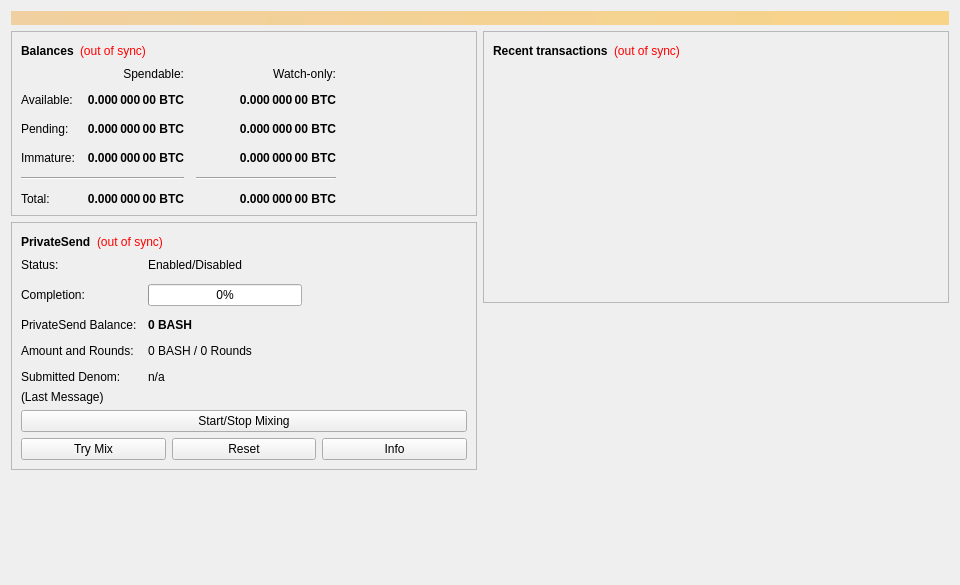
<?xml version="1.0" encoding="UTF-8"?>
<ui version="4.0">
 <class>OverviewPage</class>
 <widget class="QWidget" name="OverviewPage">
  <property name="geometry">
   <rect>
    <x>0</x>
    <y>0</y>
    <width>960</width>
    <height>585</height>
   </rect>
  </property>
  <property name="minimumSize">
   <size>
    <width>960</width>
    <height>0</height>
   </size>
  </property>
  <property name="windowTitle">
   <string>Form</string>
  </property>
  <layout class="QVBoxLayout" name="topLayout">
   <item>
    <widget class="QLabel" name="labelAlerts">
     <property name="visible">
      <bool>false</bool>
     </property>
     <property name="styleSheet">
      <string notr="true">QLabel { background-color: qlineargradient(x1: 0, y1: 0, x2: 1, y2: 0, stop:0 #F0D0A0, stop:1 #F8D488); color:#000000; }</string>
     </property>
     <property name="wordWrap">
      <bool>true</bool>
     </property>
     <property name="margin">
      <number>3</number>
     </property>
     <property name="textInteractionFlags">
      <set>Qt::TextSelectableByMouse</set>
     </property>
    </widget>
   </item>
   <item>
    <layout class="QHBoxLayout" name="horizontalLayout" stretch="1,1">
     <item>
      <layout class="QVBoxLayout" name="verticalLayout_2">
       <item>
        <widget class="QFrame" name="frame">
         <property name="frameShape">
          <enum>QFrame::StyledPanel</enum>
         </property>
         <property name="frameShadow">
          <enum>QFrame::Raised</enum>
         </property>
         <layout class="QVBoxLayout" name="verticalLayout_4">
          <item>
           <layout class="QHBoxLayout" name="horizontalLayout_4">
            <item>
             <widget class="QLabel" name="label_5">
              <property name="font">
               <font>
                <weight>75</weight>
                <bold>true</bold>
               </font>
              </property>
              <property name="text">
               <string>Balances</string>
              </property>
             </widget>
            </item>
            <item>
             <widget class="QLabel" name="labelWalletStatus">
              <property name="toolTip">
               <string>The displayed information may be out of date. Your wallet automatically synchronizes with the Bash network after a connection is established, but this process has not completed yet.</string>
              </property>
              <property name="styleSheet">
               <string notr="true">QLabel { color: red; }</string>
              </property>
              <property name="text">
               <string notr="true">(out of sync)</string>
              </property>
              <property name="alignment">
               <set>Qt::AlignLeading|Qt::AlignLeft|Qt::AlignVCenter</set>
              </property>
             </widget>
            </item>
            <item>
             <spacer name="horizontalSpacer_3">
              <property name="orientation">
               <enum>Qt::Horizontal</enum>
              </property>
              <property name="sizeHint" stdset="0">
               <size>
                <width>40</width>
                <height>20</height>
               </size>
              </property>
             </spacer>
            </item>
           </layout>
          </item>
          <item>
           <layout class="QGridLayout" name="gridLayout">
            <property name="spacing">
             <number>12</number>
            </property>
            <item row="2" column="2">
             <widget class="QLabel" name="labelWatchPending">
              <property name="font">
               <font>
                <weight>75</weight>
                <bold>true</bold>
               </font>
              </property>
              <property name="cursor">
               <cursorShape>IBeamCursor</cursorShape>
              </property>
              <property name="toolTip">
               <string>Unconfirmed transactions to watch-only addresses</string>
              </property>
              <property name="text">
               <string notr="true">0.000 000 00 BTC</string>
              </property>
              <property name="alignment">
               <set>Qt::AlignRight|Qt::AlignTrailing|Qt::AlignVCenter</set>
              </property>
              <property name="textInteractionFlags">
               <set>Qt::LinksAccessibleByMouse|Qt::TextSelectableByKeyboard|Qt::TextSelectableByMouse</set>
              </property>
             </widget>
            </item>
            <item row="2" column="1">
             <widget class="QLabel" name="labelUnconfirmed">
              <property name="font">
               <font>
                <weight>75</weight>
                <bold>true</bold>
               </font>
              </property>
              <property name="cursor">
               <cursorShape>IBeamCursor</cursorShape>
              </property>
              <property name="toolTip">
               <string>Total of transactions that have yet to be confirmed, and do not yet count toward the spendable balance</string>
              </property>
              <property name="text">
               <string notr="true">0.000 000 00 BTC</string>
              </property>
              <property name="alignment">
               <set>Qt::AlignRight|Qt::AlignTrailing|Qt::AlignVCenter</set>
              </property>
              <property name="textInteractionFlags">
               <set>Qt::LinksAccessibleByMouse|Qt::TextSelectableByKeyboard|Qt::TextSelectableByMouse</set>
              </property>
             </widget>
            </item>
            <item row="3" column="2">
             <widget class="QLabel" name="labelWatchImmature">
              <property name="font">
               <font>
                <weight>75</weight>
                <bold>true</bold>
               </font>
              </property>
              <property name="cursor">
               <cursorShape>IBeamCursor</cursorShape>
              </property>
              <property name="toolTip">
               <string>Mined balance in watch-only addresses that has not yet matured</string>
              </property>
              <property name="text">
               <string notr="true">0.000 000 00 BTC</string>
              </property>
              <property name="alignment">
               <set>Qt::AlignRight|Qt::AlignTrailing|Qt::AlignVCenter</set>
              </property>
              <property name="textInteractionFlags">
               <set>Qt::LinksAccessibleByMouse|Qt::TextSelectableByKeyboard|Qt::TextSelectableByMouse</set>
              </property>
             </widget>
            </item>
            <item row="4" column="0" colspan="2">
             <widget class="Line" name="lineSpendableBalance">
              <property name="orientation">
               <enum>Qt::Horizontal</enum>
              </property>
             </widget>
            </item>
            <item row="4" column="2">
             <widget class="Line" name="lineWatchBalance">
              <property name="sizePolicy">
               <sizepolicy hsizetype="Preferred" vsizetype="Fixed">
                <horstretch>0</horstretch>
                <verstretch>0</verstretch>
               </sizepolicy>
              </property>
              <property name="minimumSize">
               <size>
                <width>140</width>
                <height>0</height>
               </size>
              </property>
              <property name="orientation">
               <enum>Qt::Horizontal</enum>
              </property>
             </widget>
            </item>
            <item row="5" column="0">
             <widget class="QLabel" name="labelTotalText">
              <property name="text">
               <string>Total:</string>
              </property>
             </widget>
            </item>
            <item row="3" column="1">
             <widget class="QLabel" name="labelImmature">
              <property name="font">
               <font>
                <weight>75</weight>
                <bold>true</bold>
               </font>
              </property>
              <property name="cursor">
               <cursorShape>IBeamCursor</cursorShape>
              </property>
              <property name="toolTip">
               <string>Mined balance that has not yet matured</string>
              </property>
              <property name="text">
               <string notr="true">0.000 000 00 BTC</string>
              </property>
              <property name="alignment">
               <set>Qt::AlignRight|Qt::AlignTrailing|Qt::AlignVCenter</set>
              </property>
              <property name="textInteractionFlags">
               <set>Qt::LinksAccessibleByMouse|Qt::TextSelectableByKeyboard|Qt::TextSelectableByMouse</set>
              </property>
             </widget>
            </item>
            <item row="2" column="3">
             <spacer name="horizontalSpacer_2">
              <property name="orientation">
               <enum>Qt::Horizontal</enum>
              </property>
              <property name="sizeHint" stdset="0">
               <size>
                <width>40</width>
                <height>20</height>
               </size>
              </property>
             </spacer>
            </item>
            <item row="3" column="0">
             <widget class="QLabel" name="labelImmatureText">
              <property name="text">
               <string>Immature:</string>
              </property>
             </widget>
            </item>
            <item row="5" column="1">
             <widget class="QLabel" name="labelTotal">
              <property name="font">
               <font>
                <weight>75</weight>
                <bold>true</bold>
               </font>
              </property>
              <property name="cursor">
               <cursorShape>IBeamCursor</cursorShape>
              </property>
              <property name="toolTip">
               <string>Your current total balance</string>
              </property>
              <property name="text">
               <string notr="true">0.000 000 00 BTC</string>
              </property>
              <property name="alignment">
               <set>Qt::AlignRight|Qt::AlignTrailing|Qt::AlignVCenter</set>
              </property>
              <property name="textInteractionFlags">
               <set>Qt::LinksAccessibleByMouse|Qt::TextSelectableByKeyboard|Qt::TextSelectableByMouse</set>
              </property>
             </widget>
            </item>
            <item row="5" column="2">
             <widget class="QLabel" name="labelWatchTotal">
              <property name="font">
               <font>
                <weight>75</weight>
                <bold>true</bold>
               </font>
              </property>
              <property name="cursor">
               <cursorShape>IBeamCursor</cursorShape>
              </property>
              <property name="toolTip">
               <string>Current total balance in watch-only addresses</string>
              </property>
              <property name="text">
               <string notr="true">0.000 000 00 BTC</string>
              </property>
              <property name="alignment">
               <set>Qt::AlignRight|Qt::AlignTrailing|Qt::AlignVCenter</set>
              </property>
              <property name="textInteractionFlags">
               <set>Qt::LinksAccessibleByMouse|Qt::TextSelectableByKeyboard|Qt::TextSelectableByMouse</set>
              </property>
             </widget>
            </item>
            <item row="0" column="2">
             <widget class="QLabel" name="labelWatchonly">
              <property name="text">
               <string>Watch-only:</string>
              </property>
              <property name="alignment">
               <set>Qt::AlignRight|Qt::AlignTrailing|Qt::AlignVCenter</set>
              </property>
             </widget>
            </item>
            <item row="1" column="0">
             <widget class="QLabel" name="labelBalanceText">
              <property name="text">
               <string>Available:</string>
              </property>
             </widget>
            </item>
            <item row="1" column="1">
             <widget class="QLabel" name="labelBalance">
              <property name="font">
               <font>
                <weight>75</weight>
                <bold>true</bold>
               </font>
              </property>
              <property name="cursor">
               <cursorShape>IBeamCursor</cursorShape>
              </property>
              <property name="toolTip">
               <string>Your current spendable balance</string>
              </property>
              <property name="text">
               <string notr="true">0.000 000 00 BTC</string>
              </property>
              <property name="alignment">
               <set>Qt::AlignRight|Qt::AlignTrailing|Qt::AlignVCenter</set>
              </property>
              <property name="textInteractionFlags">
               <set>Qt::LinksAccessibleByMouse|Qt::TextSelectableByKeyboard|Qt::TextSelectableByMouse</set>
              </property>
             </widget>
            </item>
            <item row="1" column="2">
             <widget class="QLabel" name="labelWatchAvailable">
              <property name="font">
               <font>
                <weight>75</weight>
                <bold>true</bold>
               </font>
              </property>
              <property name="cursor">
               <cursorShape>IBeamCursor</cursorShape>
              </property>
              <property name="toolTip">
               <string>Your current balance in watch-only addresses</string>
              </property>
              <property name="text">
               <string notr="true">0.000 000 00 BTC</string>
              </property>
              <property name="alignment">
               <set>Qt::AlignRight|Qt::AlignTrailing|Qt::AlignVCenter</set>
              </property>
              <property name="textInteractionFlags">
               <set>Qt::LinksAccessibleByMouse|Qt::TextSelectableByKeyboard|Qt::TextSelectableByMouse</set>
              </property>
             </widget>
            </item>
            <item row="2" column="0">
             <widget class="QLabel" name="labelPendingText">
              <property name="text">
               <string>Pending:</string>
              </property>
             </widget>
            </item>
            <item row="0" column="1">
             <widget class="QLabel" name="labelSpendable">
              <property name="text">
               <string>Spendable:</string>
              </property>
              <property name="alignment">
               <set>Qt::AlignRight|Qt::AlignTrailing|Qt::AlignVCenter</set>
              </property>
             </widget>
            </item>
           </layout>
          </item>
         </layout>
        </widget>
       </item>
       <item>
        <widget class="QFrame" name="framePrivateSend">
         <property name="layoutDirection">
          <enum>Qt::LeftToRight</enum>
         </property>
         <property name="frameShape">
          <enum>QFrame::StyledPanel</enum>
         </property>
         <property name="frameShadow">
          <enum>QFrame::Raised</enum>
         </property>
         <layout class="QVBoxLayout" name="VerticalLayout_PS1">
          <item>
           <layout class="QHBoxLayout" name="horizontalLayout_5">
            <item>
             <widget class="QLabel" name="labelPrivateSendHeader">
              <property name="font">
               <font>
                <weight>75</weight>
                <bold>true</bold>
               </font>
              </property>
              <property name="text">
               <string>PrivateSend</string>
              </property>
             </widget>
            </item>
            <item>
             <widget class="QLabel" name="labelPrivateSendSyncStatus">
              <property name="toolTip">
               <string>The displayed information may be out of date. Your wallet automatically synchronizes with the Bash network after a connection is established, but this process has not completed yet.</string>
              </property>
              <property name="styleSheet">
               <string notr="true">QLabel { color: red; }</string>
              </property>
              <property name="text">
               <string notr="true">(out of sync)</string>
              </property>
              <property name="alignment">
               <set>Qt::AlignLeading|Qt::AlignLeft|Qt::AlignVCenter</set>
              </property>
             </widget>
            </item>
            <item>
             <spacer name="horizontalSpacer_4">
              <property name="orientation">
               <enum>Qt::Horizontal</enum>
              </property>
              <property name="sizeHint" stdset="0">
               <size>
                <width>40</width>
                <height>20</height>
               </size>
              </property>
             </spacer>
            </item>
           </layout>
          </item>
          <item>
           <layout class="QFormLayout" name="privateSendFormLayout">
            <property name="fieldGrowthPolicy">
             <enum>QFormLayout::AllNonFixedFieldsGrow</enum>
            </property>
            <property name="horizontalSpacing">
             <number>11</number>
            </property>
            <property name="verticalSpacing">
             <number>12</number>
            </property>
            <item row="0" column="0">
             <widget class="QLabel" name="labelPrivateSendEnabledText">
              <property name="text">
               <string>Status:</string>
              </property>
             </widget>
            </item>
            <item row="0" column="1">
             <widget class="QLabel" name="labelPrivateSendEnabled">
              <property name="text">
               <string>Enabled/Disabled</string>
              </property>
             </widget>
            </item>
            <item row="1" column="0">
             <widget class="QLabel" name="labelCompletitionText">
              <property name="text">
               <string>Completion:</string>
              </property>
             </widget>
            </item>
            <item row="1" column="1">
             <widget class="QProgressBar" name="privateSendProgress">
              <property name="maximumSize">
               <size>
                <width>154</width>
                <height>16777215</height>
               </size>
              </property>
              <property name="value">
               <number>0</number>
              </property>
             </widget>
            </item>
            <item row="2" column="0">
             <widget class="QLabel" name="labelAnonymizedText">
              <property name="text">
               <string>PrivateSend Balance:</string>
              </property>
             </widget>
            </item>
            <item row="2" column="1">
             <widget class="QLabel" name="labelAnonymized">
              <property name="font">
               <font>
                <weight>75</weight>
                <bold>true</bold>
               </font>
              </property>
              <property name="text">
               <string notr="true">0 BASH</string>
              </property>
             </widget>
            </item>
            <item row="3" column="0">
             <widget class="QLabel" name="labelAmountAndRoundsText">
              <property name="text">
               <string>Amount and Rounds:</string>
              </property>
             </widget>
            </item>
            <item row="3" column="1">
             <widget class="QLabel" name="labelAmountRounds">
              <property name="text">
               <string>0 BASH / 0 Rounds</string>
              </property>
             </widget>
            </item>
            <item row="4" column="0">
             <widget class="QLabel" name="labelSubmittedDenomText">
              <property name="text">
               <string>Submitted Denom:</string>
              </property>
             </widget>
            </item>
            <item row="4" column="1">
             <widget class="QLabel" name="labelSubmittedDenom">
              <property name="toolTip">
               <string>The denominations you submitted to the Masternode.&lt;br&gt;To mix, other users must submit the exact same denominations.</string>
              </property>
              <property name="text">
               <string>n/a</string>
              </property>
             </widget>
            </item>
           </layout>
          </item>
          <item>
           <layout class="QVBoxLayout" name="VerticalLayout_PS">
            <item>
             <widget class="QLabel" name="labelPrivateSendLastMessage">
              <property name="text">
               <string>(Last Message)</string>
              </property>
              <property name="alignment">
               <set>Qt::AlignLeading|Qt::AlignLeft|Qt::AlignTop</set>
              </property>
              <property name="wordWrap">
               <bool>true</bool>
              </property>
             </widget>
            </item>
            <item>
             <widget class="QPushButton" name="togglePrivateSend">
              <property name="sizePolicy">
               <sizepolicy hsizetype="MinimumExpanding" vsizetype="Fixed">
                <horstretch>0</horstretch>
                <verstretch>0</verstretch>
               </sizepolicy>
              </property>
              <property name="text">
               <string>Start/Stop Mixing</string>
              </property>
             </widget>
            </item>
            <item>
             <layout class="QHBoxLayout" name="horizontalLayout_debugbuttons">
              <item>
               <widget class="QPushButton" name="privateSendAuto">
                <property name="sizePolicy">
                 <sizepolicy hsizetype="MinimumExpanding" vsizetype="Fixed">
                  <horstretch>0</horstretch>
                  <verstretch>0</verstretch>
                 </sizepolicy>
                </property>
                <property name="toolTip">
                 <string>Try to manually submit a PrivateSend request.</string>
                </property>
                <property name="text">
                 <string>Try Mix</string>
                </property>
               </widget>
              </item>
              <item>
               <widget class="QPushButton" name="privateSendReset">
                <property name="sizePolicy">
                 <sizepolicy hsizetype="MinimumExpanding" vsizetype="Fixed">
                  <horstretch>0</horstretch>
                  <verstretch>0</verstretch>
                 </sizepolicy>
                </property>
                <property name="toolTip">
                 <string>Reset the current status of PrivateSend (can interrupt PrivateSend if it's in the process of Mixing, which can cost you money!)</string>
                </property>
                <property name="autoFillBackground">
                 <bool>false</bool>
                </property>
                <property name="text">
                 <string>Reset</string>
                </property>
               </widget>
              </item>
              <item>
               <widget class="QPushButton" name="privateSendInfo">
                <property name="sizePolicy">
                 <sizepolicy hsizetype="MinimumExpanding" vsizetype="Fixed">
                  <horstretch>0</horstretch>
                  <verstretch>0</verstretch>
                 </sizepolicy>
                </property>
                <property name="toolTip">
                 <string>Information about PrivateSend and Mixing</string>
                </property>
                <property name="text">
                 <string>Info</string>
                </property>
               </widget>
              </item>
             </layout>
            </item>
           </layout>
          </item>
         </layout>
        </widget>
       </item>
       <item>
        <spacer name="verticalSpacer">
         <property name="orientation">
          <enum>Qt::Vertical</enum>
         </property>
         <property name="sizeHint" stdset="0">
          <size>
           <width>20</width>
           <height>40</height>
          </size>
         </property>
        </spacer>
       </item>
      </layout>
     </item>
     <item>
      <layout class="QVBoxLayout" name="verticalLayout_3">
       <item>
        <widget class="QFrame" name="frame_2">
         <property name="frameShape">
          <enum>QFrame::StyledPanel</enum>
         </property>
         <property name="frameShadow">
          <enum>QFrame::Raised</enum>
         </property>
         <layout class="QVBoxLayout" name="verticalLayout">
          <item>
           <layout class="QHBoxLayout" name="horizontalLayout_2">
            <item>
             <widget class="QLabel" name="label_4">
              <property name="font">
               <font>
                <weight>75</weight>
                <bold>true</bold>
               </font>
              </property>
              <property name="text">
               <string>Recent transactions</string>
              </property>
             </widget>
            </item>
            <item>
             <widget class="QLabel" name="labelTransactionsStatus">
              <property name="toolTip">
               <string>The displayed information may be out of date. Your wallet automatically synchronizes with the Bash network after a connection is established, but this process has not completed yet.</string>
              </property>
              <property name="styleSheet">
               <string notr="true">QLabel { color: red; }</string>
              </property>
              <property name="text">
               <string notr="true">(out of sync)</string>
              </property>
              <property name="alignment">
               <set>Qt::AlignLeading|Qt::AlignLeft|Qt::AlignVCenter</set>
              </property>
             </widget>
            </item>
            <item>
             <spacer name="horizontalSpacer">
              <property name="orientation">
               <enum>Qt::Horizontal</enum>
              </property>
              <property name="sizeHint" stdset="0">
               <size>
                <width>40</width>
                <height>20</height>
               </size>
              </property>
             </spacer>
            </item>
           </layout>
          </item>
          <item>
           <widget class="QListView" name="listTransactions">
            <property name="styleSheet">
             <string notr="true">QListView { background: transparent; }</string>
            </property>
            <property name="frameShape">
             <enum>QFrame::NoFrame</enum>
            </property>
            <property name="verticalScrollBarPolicy">
             <enum>Qt::ScrollBarAlwaysOff</enum>
            </property>
            <property name="horizontalScrollBarPolicy">
             <enum>Qt::ScrollBarAlwaysOff</enum>
            </property>
            <property name="selectionMode">
             <enum>QAbstractItemView::NoSelection</enum>
            </property>
           </widget>
          </item>
         </layout>
        </widget>
       </item>
       <item>
        <spacer name="verticalSpacer_2">
         <property name="orientation">
          <enum>Qt::Vertical</enum>
         </property>
         <property name="sizeHint" stdset="0">
          <size>
           <width>20</width>
           <height>40</height>
          </size>
         </property>
        </spacer>
       </item>
      </layout>
     </item>
    </layout>
   </item>
  </layout>
 </widget>
 <resources/>
 <connections/>
</ui>
